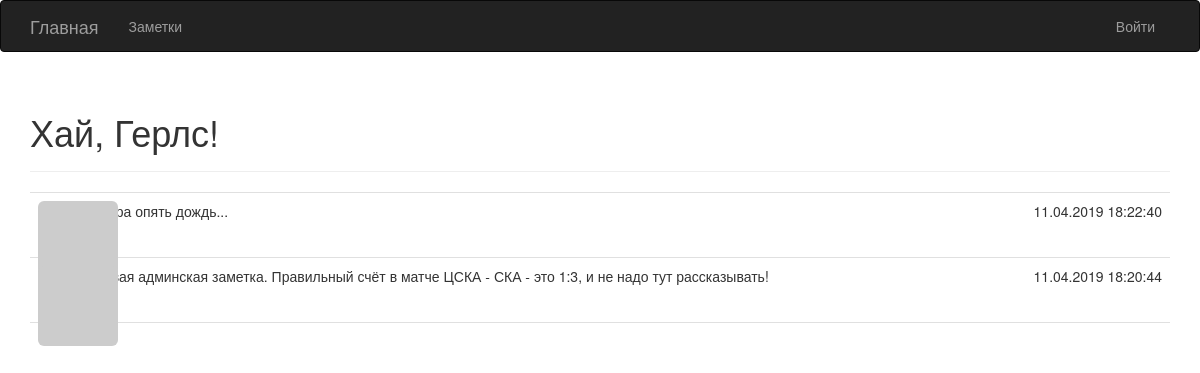
Before: / with the older database file.
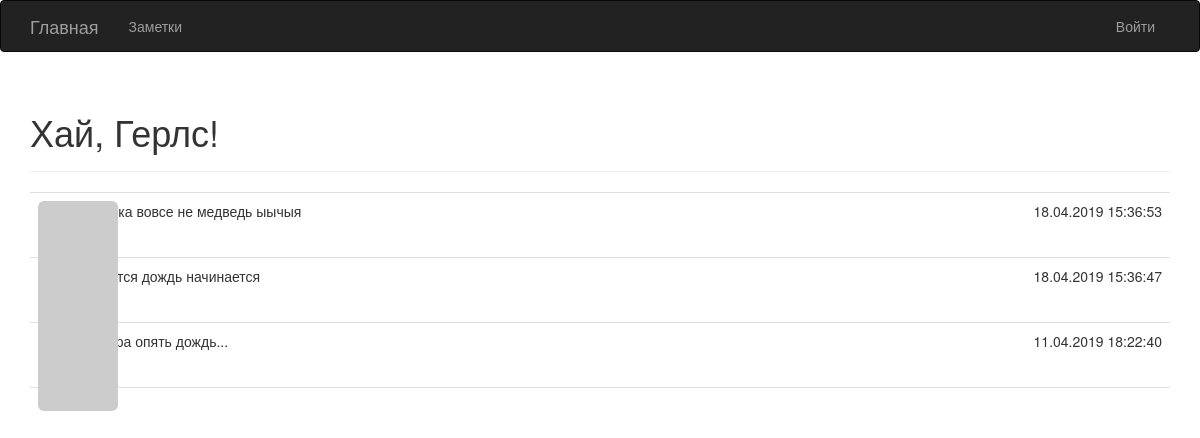
After: the same page with the newer database file.
### main.py (models this page shows)
class Post(db.Model):
    __tablename__ = 'posts'
    id = db.Column(db.Integer, primary_key=True)
    body = db.Column(db.Text)
    timestamp = db.Column(db.DateTime, index=True, default=datetime.utcnow())
    author_id = db.Column(db.Integer, db.ForeignKey('users.id'))

### main.py (the view)
@app.route('/', methods=['GET', 'POST'])
def index():
    admin_posts = Post.query.filter_by(author_id=1).order_by(Post.timestamp.desc()).all()
    return render_template('index.html', posts=admin_posts)

### main.py (called while the page is built)
@app.context_processor
def inject_app_name():
    return dict(app_name="Заметки")

    def gravatar(self, size=100):
        url = 'https://robohash.org/'
        return url + self.username + '?size={}x{}'.format(size, size)

### templates/index.html (shortened to what this page needs)
{% extends "base.html" %}
{% import "bootstrap/wtf.html" as wtf %}
{% block page_content %}
<div class="page-header">
    <h1>
        Хай,
        {% if current_user.is_authenticated %}
            {{ current_user.username }}!
        {% else %}
        Герлс!
        {% endif %}
    </h1>
</div>
{% include "_posts.html" %}
{% endblock %}

### templates/base.html (shortened to what this page needs)
{% extends "bootstrap/base.html" %}
{% block head %}
{{ super() }}
<link rel="stylesheet" type="text/css" href="{{ url_for('static', filename='style.css') }}">
{% endblock %}
{% block navbar %}
<div class="navbar navbar-inverse" role="navigation">
   <div class="container">
      <div class="navbar-header">
         <a class="navbar-brand" href="/">Главная</a>
      </div>
      <div class="navbar-collapse collapse">
         <ul class="nav navbar-nav">
            <li><a href="{{ url_for('posts') }}">Заметки</a></li>
         </ul>
        <ul class="nav navbar-nav navbar-right">
            {% if current_user.is_authenticated %}
            <li class="dropdown">
                <a href="#" class="dropdown-toggle" data-toggle="dropdown">
                    <img src="{{ current_user.gravatar(size=18) }}" />
                    {{ current_user.username }}
                </a>
                <ul class="dropdown-menu">
                    <li>
                        <a href="{{ url_for('logout') }}">Выйти</a>
                    </li>
                </ul>
            </li>
            {% else %}
            <li><a href="{{ url_for('login') }}">Войти</a></li>
            {% endif %}
        </ul>
      </div>
   </div>
</div>
{% endblock %}
{% block content %}
<div class="container">
    {% block page_content %}{% endblock %}
</div>
{% endblock %}

### templates/_posts.html (shortened to what this page needs)
<div>
    <ul class="posts">
       {% for post in posts %}
       <li class="post">
          <div class="profile-thumbnail">
            <img class="img-rounded profile-thumbnail" src="{{ post.author.gravatar(size=40) }}">
          </div>
          <div class="post-content">
              <div class="post-date">{{ post.timestamp.strftime('%d.%m.%Y %H:%M:%S') }}</div>
              <div class="post-body">{{ post.body }}</div>
          </div>
       </li>
       {% endfor %}
    </ul>
</div>

### static/style.css (style rules this page uses)
.profile-thumbnail { position: absolute; }
ul.posts { list-style-type: none; padding: 0px; margin: 16px 0px 0px 0px; border-top: 1px solid #e0e0e0; }
ul.posts li.post { padding: 8px; border-bottom: 1px solid #e0e0e0; }
div.post-date { float: right; }
div.post-content { margin-left: 48px; min-height: 48px; }

Changed rows visible on the page:
removed Post: timestamp "11.04.2019 18:20:44", body "Первая админская заметка. Правильный счёт в матче ЦСКА - СКА - это 1:3, и не надо тут рассказывать!"
added Post: timestamp "18.04.2019 15:36:53", body "я тучка вовсе не медведь ыычыя"
added Post: timestamp "18.04.2019 15:36:47", body "кажется дождь начинается"
